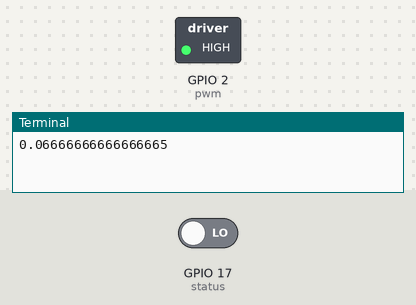
Simulated run of this program. Board: Raspberry Pi (BCM pin numbers). On the bench: switched loads named in the program (green lamp = pin HIGH), the last lines printed to the terminal. Dashed ring = blinking. The inputs (shaded band) are chosen by the test bench; at power-on: GPIO 17 (status) LOW. Databases and web services accept everything at once and return nothing. At 10.8 s the program stops and its outputs stay as they are.

Above: at 0.7 s.
At 5.0 s:
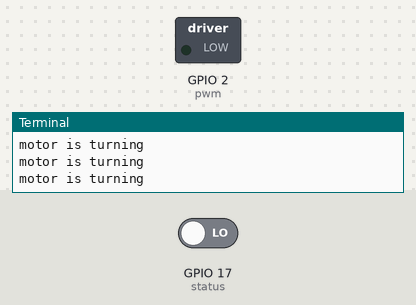
5.1 s: GPIO 17 (status) driven HIGH
At 6.1 s:
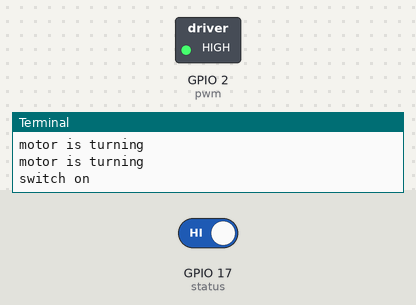
Timing chart, 0 to 12.3 s (numbered marks = the images above; inputs shaded):
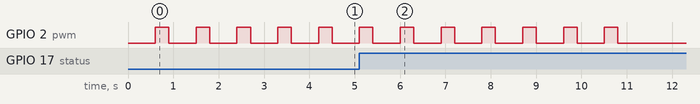

The program:

testMotor.py
```python
import requests
import time
from gpiozero import MCP3008
import json
import datetime
import mysql.connector
from datetime import datetime
import RPi.GPIO as GPIO
import time
GPIO.setmode(GPIO.BCM)

# set pin 3 as an output for motor
GPIO.setup(2, GPIO.OUT)
# set pin 11 as input of Hallsensor
GPIO.setup(17, GPIO.IN)

# pin 3 is set low in the beginning
GPIO.output(2, GPIO.LOW)

pwm = GPIO.PWM(2,1000)  # set pin 2 as a PWMpin and frequenty is 1000 Hz
pwm.start(0)

def turnMotor(feed, avWeight,Weight, average, section, count):
    feed=True
    push_count=0
    if feed:
        if avWeight > Weight:
            fraction = Weight / avWeight
        elif avWeight < Weight:
            fraction = -(avWeight / Weight)
        elif Weight == avWeight:
            fraction = 0
        # hall sensor timing for amount of food (formulae for food ifo weight)
        amount = average + fraction
        print(amount)
        if amount < 0.5:
            amount = 0.5
        #hallcounter = amount/section
        hallcounter =5
        cnt = count
        while push_count < hallcounter + 1:
            push_count = switchCounter(push_count)
            pwm.ChangeDutyCycle(100.0)
            time.sleep(0.3)
            pwm.ChangeDutyCycle(0.0)     # change dc to 75%
            GPIO.output(2, GPIO.HIGH)
            print("motor is turning")
            #time.sleep(2)

        feed = False
        GPIO.output(2, GPIO.LOW)

    else:
        GPIO.output(2, GPIO.LOW)
        print("motor isn't turning")
        #time.sleep(1)
    GPIO.output(2, GPIO.LOW)

def switchCounter(push_count):
    cur_status = False

    # scan GPIO11 LOW or HI every 0.1sec,
    status = GPIO.input(17)

    # check change status
    if cur_status != status:

        if status == True:
            print ('switch on')
            push_count += 1
            cur_status = status
        else:
            print ('switch off')
            cur_status = status
        cur_status = status

        # wait 0.5sec
    time.sleep(0.6)
    return push_count


i = turnMotor(True, 4.2, 4.5,1,0.05, 0)
```

Measured:
- after the input at 5.1 s, GPIO 2 (pwm): goes on until 10.8 s, then stays LOW
